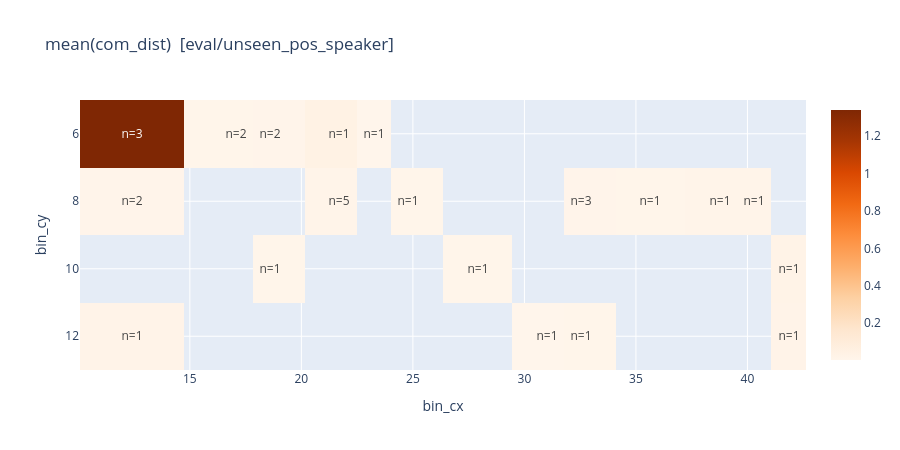
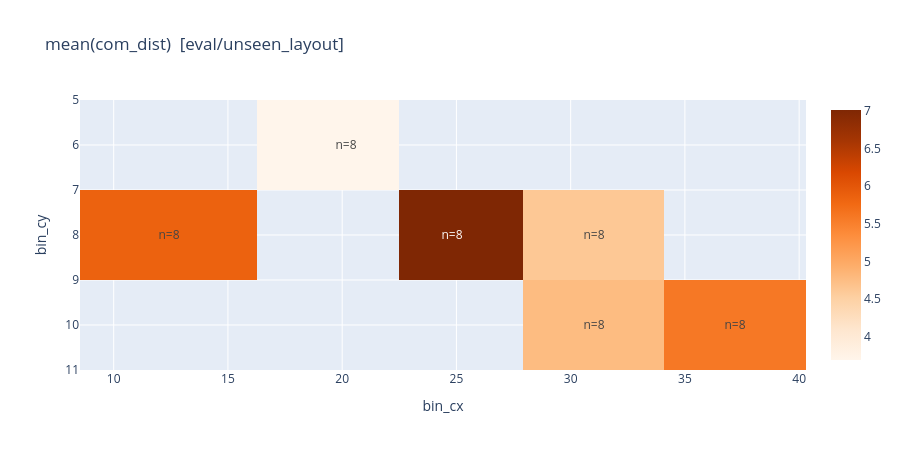
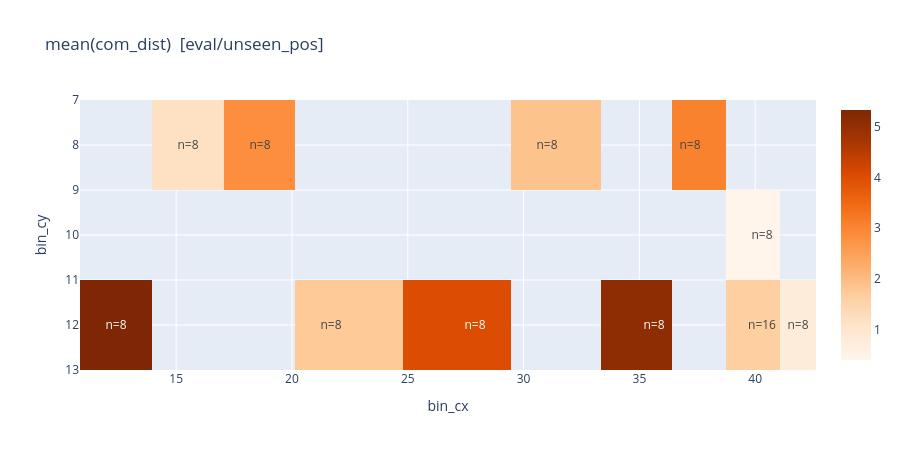

The notebook cell saved with these charts, in order:
### Code cell
if 'com_dist' in df.columns:
    for split in SPLITS:
        if split == 'train': continue
        plot_com_error_heatmap(df, split=split)
else:
    print('No inference run loaded — com_dist unavailable in dataset-only mode.')

### Figure 1 — Plotly figure (JSON) as saved in the notebook; plotly's stock layout.template omitted (floating-point values rounded to 4 significant figures)
{"data": [{"colorscale": [[0, "rgb(255,245,235)"], [0.125, "rgb(254,230,206)"], [0.25, "rgb(253,208,162)"], [0.375, "rgb(253,174,107)"], [0.5, "rgb(253,141,60)"], [0.625, "rgb(241,105,19)"], [0.75, "rgb(217,72,1)"], [0.875, "rgb(166,54,3)"], [1, "rgb(127,39,4)"]], "text": [["n=3", "n=2", "n=2", "n=1", "n=1", "", "", "", "", "", "", "", ""], ["n=2", "", "", "n=5", "", "n=1", "", "", "n=3", "n=1", "n=1", "n=1", ""], ["", "", "n=1", "", "", "", "n=1", "", "", "", "", "", "n=1"], ["n=1", "", "", "", "", "", "", "n=1", "n=1", "", "", "", "n=1"]], "texttemplate": "%{text}", "type": "heatmap", "x": [12.4, 17.05, 18.6, 21.7, 23.25, 24.8, 27.9, 31, 32.55, 35.65, 38.75, 40.3, 41.85], "y": [6, 8, 10, 12], "z": [[1.34, 0.00599, 0.008444, 0.04031, 0.004372, NaN, NaN, NaN, NaN, NaN, NaN, NaN, NaN], [0.01061, NaN, NaN, 0.01139, NaN, 0.005229, NaN, NaN, 0.007952, 0.005748, 0.01655, 0.01414, NaN], [NaN, NaN, 0.005693, NaN, NaN, NaN, 0.006557, NaN, NaN, NaN, NaN, NaN, 0.02452], [0.02193, NaN, NaN, NaN, NaN, NaN, NaN, 0.002196, 0.006014, NaN, NaN, NaN, 0.01918]]}], "layout": {"height": 450, "title": {"text": "mean(com_dist)  [eval/unseen_pos_speaker]"}, "xaxis": {"title": {"text": "bin_cx"}}, "yaxis": {"autorange": "reversed", "title": {"text": "bin_cy"}}}}

### Figure 2 — Plotly figure (JSON) as saved in the notebook; plotly's stock layout.template omitted (floating-point values rounded to 4 significant figures)
{"data": [{"colorscale": [[0, "rgb(255,245,235)"], [0.125, "rgb(254,230,206)"], [0.25, "rgb(253,208,162)"], [0.375, "rgb(253,174,107)"], [0.5, "rgb(253,141,60)"], [0.625, "rgb(241,105,19)"], [0.75, "rgb(217,72,1)"], [0.875, "rgb(166,54,3)"], [1, "rgb(127,39,4)"]], "text": [["", "n=8", "", "", ""], ["n=8", "", "n=8", "n=8", ""], ["", "", "", "n=8", "n=8"]], "texttemplate": "%{text}", "type": "heatmap", "x": [12.4, 20.15, 24.8, 31, 37.2], "y": [6, 8, 10], "z": [[NaN, 3.688, NaN, NaN, NaN], [5.852, NaN, 7.013, 4.618, NaN], [NaN, NaN, NaN, 4.768, 5.587]]}], "layout": {"height": 450, "title": {"text": "mean(com_dist)  [eval/unseen_layout]"}, "xaxis": {"title": {"text": "bin_cx"}}, "yaxis": {"autorange": "reversed", "title": {"text": "bin_cy"}}}}

### Figure 3 — Plotly figure (JSON) as saved in the notebook; plotly's stock layout.template omitted (floating-point values rounded to 4 significant figures)
{"data": [{"colorscale": [[0, "rgb(255,245,235)"], [0.125, "rgb(254,230,206)"], [0.25, "rgb(253,208,162)"], [0.375, "rgb(253,174,107)"], [0.5, "rgb(253,141,60)"], [0.625, "rgb(241,105,19)"], [0.75, "rgb(217,72,1)"], [0.875, "rgb(166,54,3)"], [1, "rgb(127,39,4)"]], "text": [["", "n=8", "n=8", "", "", "n=8", "", "n=8", "", ""], ["", "", "", "", "", "", "", "", "n=8", ""], ["n=8", "", "", "n=8", "n=8", "", "n=8", "", "n=16", "n=8"]], "texttemplate": "%{text}", "type": "heatmap", "x": [12.4, 15.5, 18.6, 21.7, 27.9, 31, 35.65, 37.2, 40.3, 41.85], "y": [8, 10, 12], "z": [[NaN, 1.175, 2.84, NaN, NaN, 1.871, NaN, 3.059, NaN, NaN], [NaN, NaN, NaN, NaN, NaN, NaN, NaN, NaN, 0.3999, NaN], [5.33, NaN, NaN, 1.749, 4.024, NaN, 5.086, NaN, 1.644, 0.7539]]}], "layout": {"height": 450, "title": {"text": "mean(com_dist)  [eval/unseen_pos]"}, "xaxis": {"title": {"text": "bin_cx"}}, "yaxis": {"autorange": "reversed", "title": {"text": "bin_cy"}}}}
